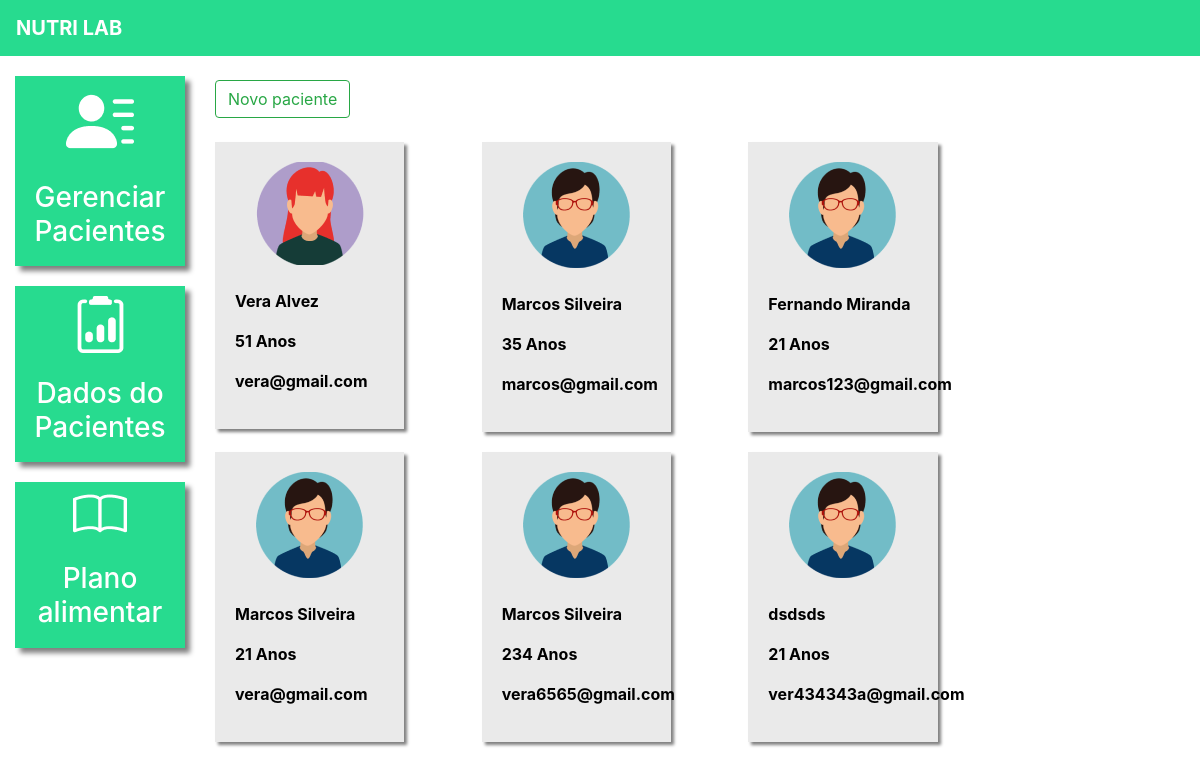
The page /pacientes/ (signed in) on the database as committed earlier.
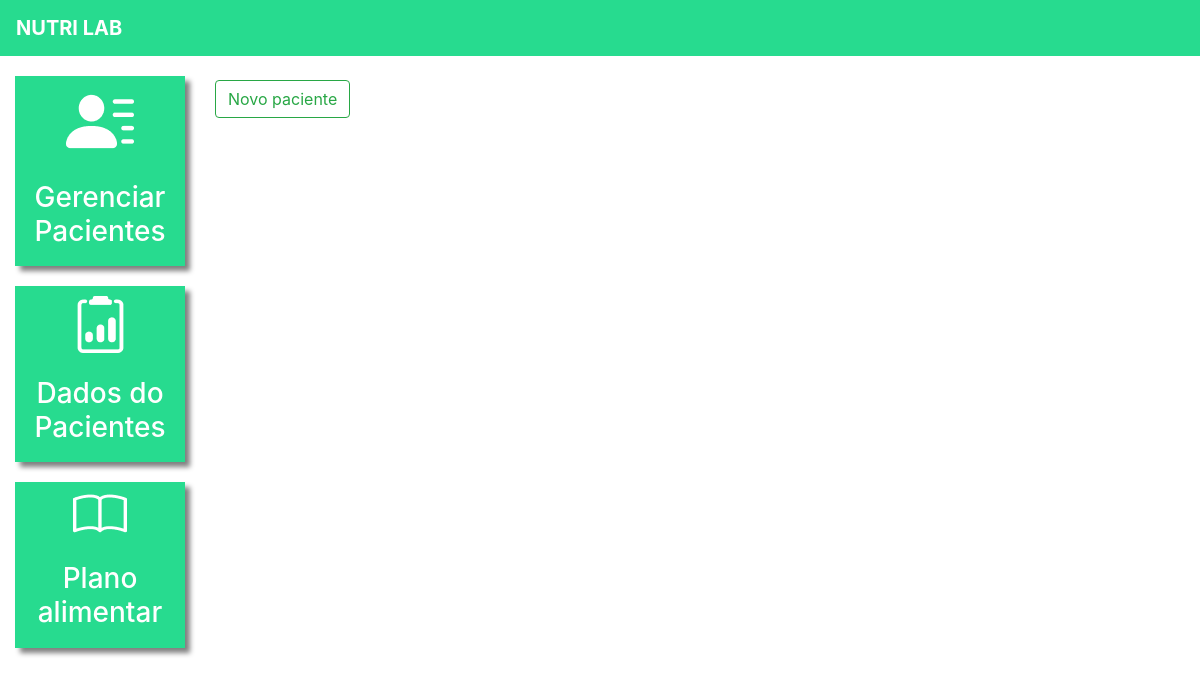
The same page on the database as committed later.
### plataforma/models.py (models this page shows, shortened)
class Pacientes(models.Model):
    choices_sexo = (('F', 'Feminino'),
                    ('M', 'Masculino'))
    nome = models.CharField(max_length=50)
    sexo = models.CharField(max_length=1, choices=choices_sexo)
    idade = models.IntegerField()
    email = models.EmailField()
    telefone = models.CharField(max_length=19)
    nutri = models.ForeignKey(User, on_delete=models.CASCADE)

### plataforma/views.py (the view, shortened to what this page needs)
# urls.py: path('pacientes/', views.pacientes, name="pacientes"),
@login_required(login_url='/auth/logar')
def pacientes(request):
    if request.method == "GET":
        pacientes = Pacientes.objects.filter(nutri=request.user)
        return render(request, 'pacientes.html', {"pacientes": pacientes})

### plataforma/templates/pacientes.html (shortened to what this page needs)
{% extends 'base_plataforma.html' %}
{% load static %}
{% block 'plataforma' %}
<br>
<button type="button" class="btn btn-outline-success" data-toggle="modal" data-target="#modal">
  Novo paciente
</button>
<br>
<br>
<div  class="row">
    {% for paciente in pacientes%}
        <div class="col-md-4">
            <a href="{% url 'dados_paciente' paciente.id %}" class="link-hover">
                <div class="card-paciente">
                    <div class="foto-perfil">
                        {% if paciente.sexo == "M"%}
                        <img src="{% static 'plataforma/img/perfil2.png' %}">
                    {% else %}
                        <img src="{% static 'plataforma/img/perfil1.png' %}">
                    {% endif %}
                </div>
                <br>
                <p class="dados">{{paciente.nome}}</p>
                <p class="dados">{{paciente.idade}} Anos</p>
                <p class="dados">{{paciente.email}}</p>
                </div>
            </a>
        </div>
    {% endfor %}
</div>
{% endblock %}

Rows that differ between the two databases and show on the page:
removed Pacientes: nome "Vera Alvez", idade "51", email "vera@gmail.com"
removed Pacientes: nome "Marcos Silveira", idade "35", email "marcos@gmail.com"
removed Pacientes: nome "Fernando Miranda", idade "21", email "marcos123@gmail.com"
removed Pacientes: nome "Marcos Silveira", idade "21", email "vera@gmail.com"
removed Pacientes: nome "Marcos Silveira", idade "234", email "vera6565@gmail.com"
removed Pacientes: nome "dsdsds", idade "21", email "ver434343a@gmail.com"
